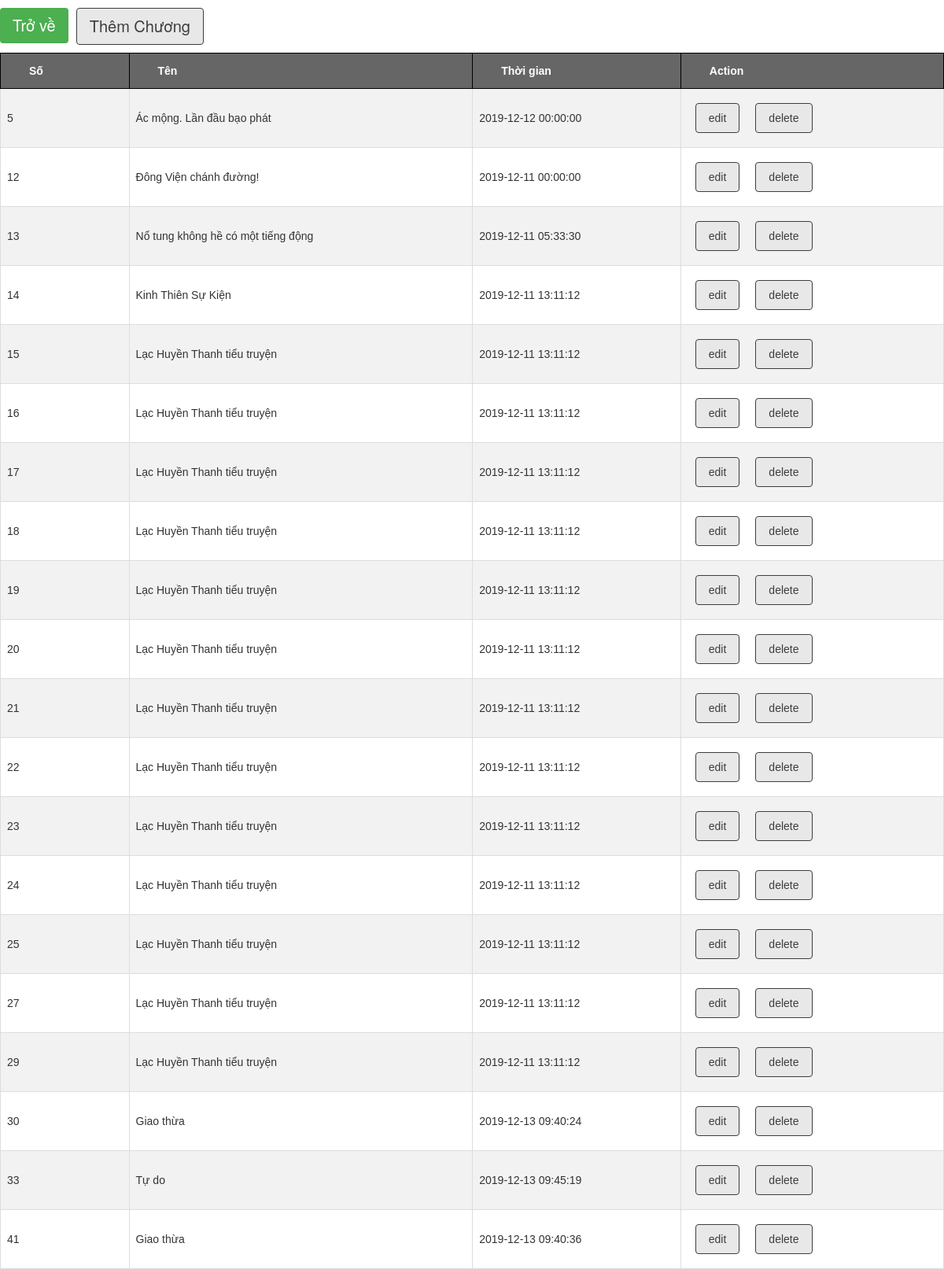
Screenshot of /admin/chuong.php?id=5 with the database file from the repository.
### tables this page shows
CREATE TABLE `chuong` (
  `id` int(11) NOT NULL,
  `thoigian` datetime NOT NULL DEFAULT current_timestamp(),
  `noidung` varchar(20000) DEFAULT NULL,
  `id_truyen` int(11) NOT NULL,
  `so` int(11) DEFAULT NULL,
  `ten` varchar(255) DEFAULT NULL
);

### admin/chuong.php (the view, shortened to what this page needs)
<!DOCTYPE html>
<html>
<head>
   <link rel="stylesheet" href="https://maxcdn.bootstrapcdn.com/bootstrap/3.4.0/css/bootstrap.min.css">
</head>
<body>
<a href= "../admin/index.php" id="">
   <input type="submit" value ="Trở về" action="">
   </a>
<?php $id =$_GET["id"];
?>
	<table>
		<tr>
		<th>Số</th>
		<th>Tên</th>
		<th>Thời gian</th>
		<th>Action</th>
	</tr>
	<?php
	include("../dist/config.php");
    echo "<a href='themchuong.php?id=".$id."'><input type = 'button' value='Thêm Chương'></a>";
    $sql_chuong = "SELECT noidung,so,ten,id,thoigian from chuong WHERE id_truyen=".$id." order by so ASC";
    $result = $conn-> query($sql_chuong);
    while($chuong= $result->fetch_assoc()){
    		echo "<tr>";
    		echo "<td>".$chuong["so"]."</a></td>";
    		echo "<td>".$chuong["ten"]."</td>";
    		echo "<td>".$chuong["thoigian"]."</td>";
    		echo "<td><a href='chinhsuachuong.php?id=".$chuong["id"]."'><input type='button' value='edit' ></a>";
    		echo "<a href='xoachuong.php?id=".$chuong["id"]."'><input type='button' value='delete'></td>";
    	}
    	echo "</table>";
?>
</body>
</html>

### admin/chuong.php (style rules this page uses)
body { width:100%; font-size:20px; }
input[type=submit] { background-color: #4CAF50; color: white; padding: 8px 16px; border: none; border-radius: 4px; cursor: pointer; float: left; margin:10px 0; }
input[type=button] { color:#3d3d3d; background-color: #e8e8e8; padding: 8px 16px; border: none; border-radius: 4px; border: 1px solid #3d3d3d; cursor: pointer; float: left; margin:10px 10px; }
table { padding: 15px; width:100%; text-align: left; }
tr,td { margin: 15px; padding: 8px; cursor: pointer; }
tr:nth-child(even) { background-color: #f2f2f2; }
th { font-family: Arial, Helvetica, sans-serif; font-size: .7em; background: #666; color: #FFF; padding: 12px 36px; border-collapse: separate; border: 1px solid #000; }
td { font-family: Arial, Helvetica, sans-serif; font-size: .7em; border: 1px solid #DDD; }

### rows the page displays
chuong: so "5", ten "Ác mộng. Lần đầu bạo phát", thoigian "2019-12-12 00:00:00"
chuong: so "12", ten "Đông Viện chánh đường!", thoigian "2019-12-11 00:00:00"
chuong: so "13", ten "Nổ tung không hề có một tiếng động", thoigian "2019-12-11 05:33:30"
chuong: so "14", ten "Kinh Thiên Sự Kiện", thoigian "2019-12-11 13:11:12"
chuong: so "15", ten "Lạc Huyền Thanh tiểu truyện", thoigian "2019-12-11 13:11:12"
chuong: so "16", ten "Lạc Huyền Thanh tiểu truyện", thoigian "2019-12-11 13:11:12"
chuong: so "17", ten "Lạc Huyền Thanh tiểu truyện", thoigian "2019-12-11 13:11:12"
chuong: so "18", ten "Lạc Huyền Thanh tiểu truyện", thoigian "2019-12-11 13:11:12"
chuong: so "19", ten "Lạc Huyền Thanh tiểu truyện", thoigian "2019-12-11 13:11:12"
chuong: so "20", ten "Lạc Huyền Thanh tiểu truyện", thoigian "2019-12-11 13:11:12"
chuong: so "21", ten "Lạc Huyền Thanh tiểu truyện", thoigian "2019-12-11 13:11:12"
chuong: so "22", ten "Lạc Huyền Thanh tiểu truyện", thoigian "2019-12-11 13:11:12"
chuong: so "23", ten "Lạc Huyền Thanh tiểu truyện", thoigian "2019-12-11 13:11:12"
chuong: so "24", ten "Lạc Huyền Thanh tiểu truyện", thoigian "2019-12-11 13:11:12"
chuong: so "25", ten "Lạc Huyền Thanh tiểu truyện", thoigian "2019-12-11 13:11:12"
chuong: so "27", ten "Lạc Huyền Thanh tiểu truyện", thoigian "2019-12-11 13:11:12"
chuong: so "29", ten "Lạc Huyền Thanh tiểu truyện", thoigian "2019-12-11 13:11:12"
chuong: so "30", ten "Giao thừa", thoigian "2019-12-13 09:40:24"
chuong: so "33", ten "Tự do", thoigian "2019-12-13 09:45:19"
chuong: so "41", ten "Giao thừa", thoigian "2019-12-13 09:40:36"
